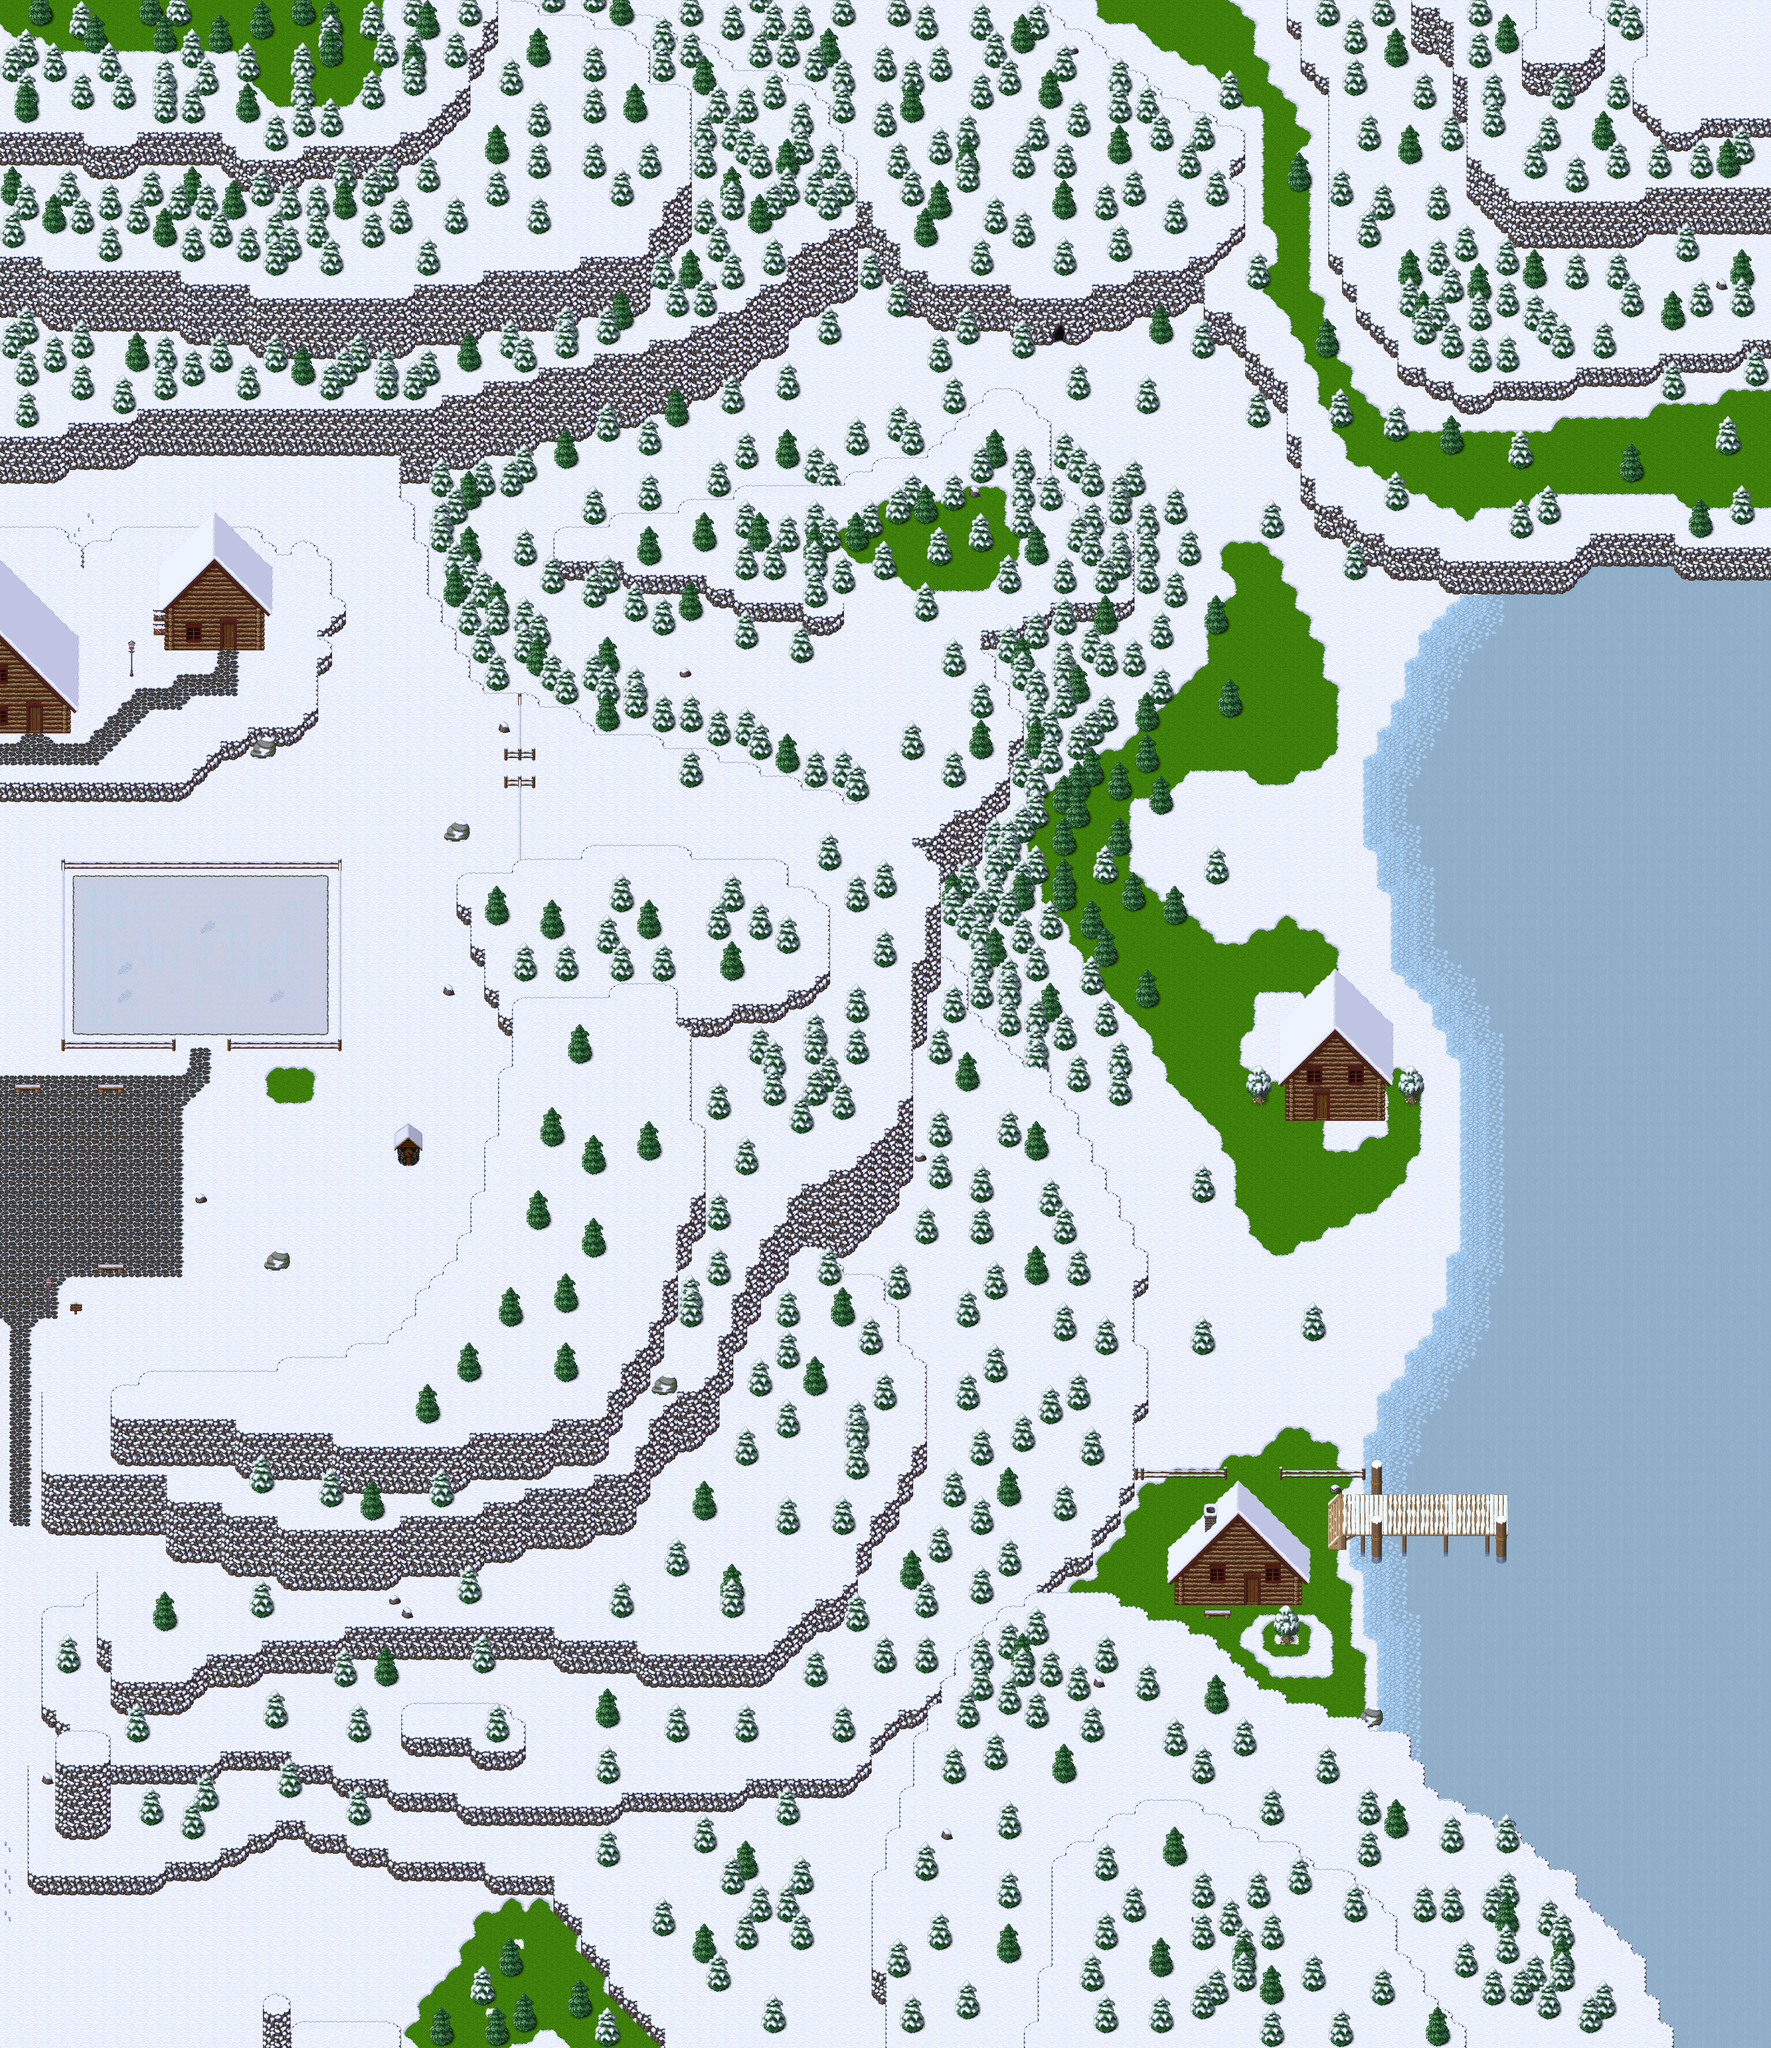

Rendered tile map (Tiled .tmx) drawn with the repository's tilesets; below, a short description and the map source with its tile grids summarised:
An orthogonal 128x148 tile map with 32x32 px tiles, 7 tile layers (Ground1, Ground2, Ground3, Fringe, ...), 1 hidden layer not drawn, 11 tilesets and 7 objects (4x spawn, 3x warp).

<map version="1.10" tiledversion="1.10.1" orientation="orthogonal" renderorder="right-down" width="128" height="148" tilewidth="32" tileheight="32" infinite="0" nextlayerid="10" nextobjectid="8">
 <properties>
  <property name="music" value="snow-village.ogg" />
  <property name="name" value="Nivalis Port" />
  <property name="overlay0image" value="graphics/images/ambient/warning.png" />
  <property name="overlay0mask" value="2" />
  <property name="overlay0parallax" value="1.0" />
  <property name="overlay0scrollX" value="1.2" />
  <property name="overlay0scrollY" value="0.0" />
 </properties>
 <tileset firstgid="1" source="../tilesets/collision.tsx" />
 <tileset firstgid="3" source="../tilesets/snow.tsx" />
 <tileset firstgid="259" source="../tilesets/snow_x2.tsx" />
 <tileset firstgid="275" source="../tilesets/snow_tree_x3.tsx" />
 <tileset firstgid="279" source="../tilesets/snow_village.tsx" />
 <tileset firstgid="535" source="../tilesets/snow_ground.tsx" />
 <tileset firstgid="612" source="../tilesets/snow_x3.tsx" />
 <tileset firstgid="616" source="../tilesets/snow_docks.tsx" />
 <tileset firstgid="776" source="../tilesets/snow_village_x4.tsx" />
 <tileset firstgid="786" source="../tilesets/snow_village_x3.tsx" />
 <tileset firstgid="796" source="../tilesets/snow_x4.tsx" />
 <layer id="1" name="Ground1" width="128" height="148">
  <data>[18944 cells, 18944 non-empty, 46 distinct tile ids]</data>
 </layer>
 <layer id="2" name="Ground2" width="128" height="148">
  <data>[18944 cells, 4674 non-empty, 153 distinct tile ids]</data>
 </layer>
 <layer id="3" name="Ground3" width="128" height="148">
  <data>[18944 cells, 81 non-empty, 28 distinct tile ids]</data>
 </layer>
 <layer id="4" name="Fringe" width="128" height="148">
  <data>[18944 cells, 761 non-empty, 15 distinct tile ids]</data>
 </layer>
 <layer id="5" name="Over1" width="128" height="148">
  <data>[18944 cells, 67 non-empty, 26 distinct tile ids]</data>
 </layer>
 <layer id="6" name="Over2" width="128" height="148">
  <data>[18944 cells, 421 non-empty, 37 distinct tile ids]</data>
 </layer>
 <layer id="7" name="Over3" width="128" height="148">
  <data>[18944 cells, 3 non-empty, 3 distinct tile ids]</data>
 </layer>
 <layer id="8" name="Collision" width="128" height="148" visible="0">
  <data>[18944 cells, 15734 non-empty, 1 distinct tile ids]</data>
 </layer>
 <objectgroup id="9" name="Objects" visible="0">
  <object id="1" name="To Nivalis" type="warp" x="1184" y="1760" width="32" height="32">
   <properties>
    <property name="dest_map" value="020-1" />
    <property name="dest_x" value="106" />
    <property name="dest_y" value="55" />
   </properties>
  </object>
  <object id="2" name="To Ice Labyrinth" type="warp" x="2432" y="768" width="32" height="32">
   <properties>
    <property name="dest_map" value="031-3" />
    <property name="dest_x" value="212" />
    <property name="dest_y" value="299" />
   </properties>
  </object>
  <object id="3" name="Fluffy" type="spawn" x="0" y="0">
   <properties>
    <property name="death" value="30000" />
    <property name="spawn" value="100000" />
    <property name="max_beings" value="10" />
    <property name="monster_id" value="18" />
   </properties>
  </object>
  <object id="4" name="Pollett" type="spawn" x="0" y="0">
   <properties>
    <property name="death" value="30000" />
    <property name="spawn" value="100000" />
    <property name="max_beings" value="14" />
    <property name="monster_id" value="111" />
   </properties>
  </object>
  <object id="5" name="To Nivalis Storage" type="warp" x="2880" y="3680" width="32" height="32">
   <properties>
    <property name="dest_map" value="031-2" />
    <property name="dest_x" value="73" />
    <property name="dest_y" value="29" />
   </properties>
  </object>
  <object id="6" name="WhiteSlime" type="spawn" x="2272" y="768" width="352" height="192">
   <properties>
    <property name="death" value="30000" />
    <property name="spawn" value="100000" />
    <property name="max_beings" value="7" />
    <property name="monster_id" value="91" />
   </properties>
  </object>
  <object id="7" name="WhiteBell" type="spawn" x="0" y="0">
   <properties>
    <property name="death" value="30000" />
    <property name="spawn" value="100000" />
    <property name="max_beings" value="4" />
    <property name="monster_id" value="93" />
   </properties>
  </object>
 </objectgroup>
</map>
